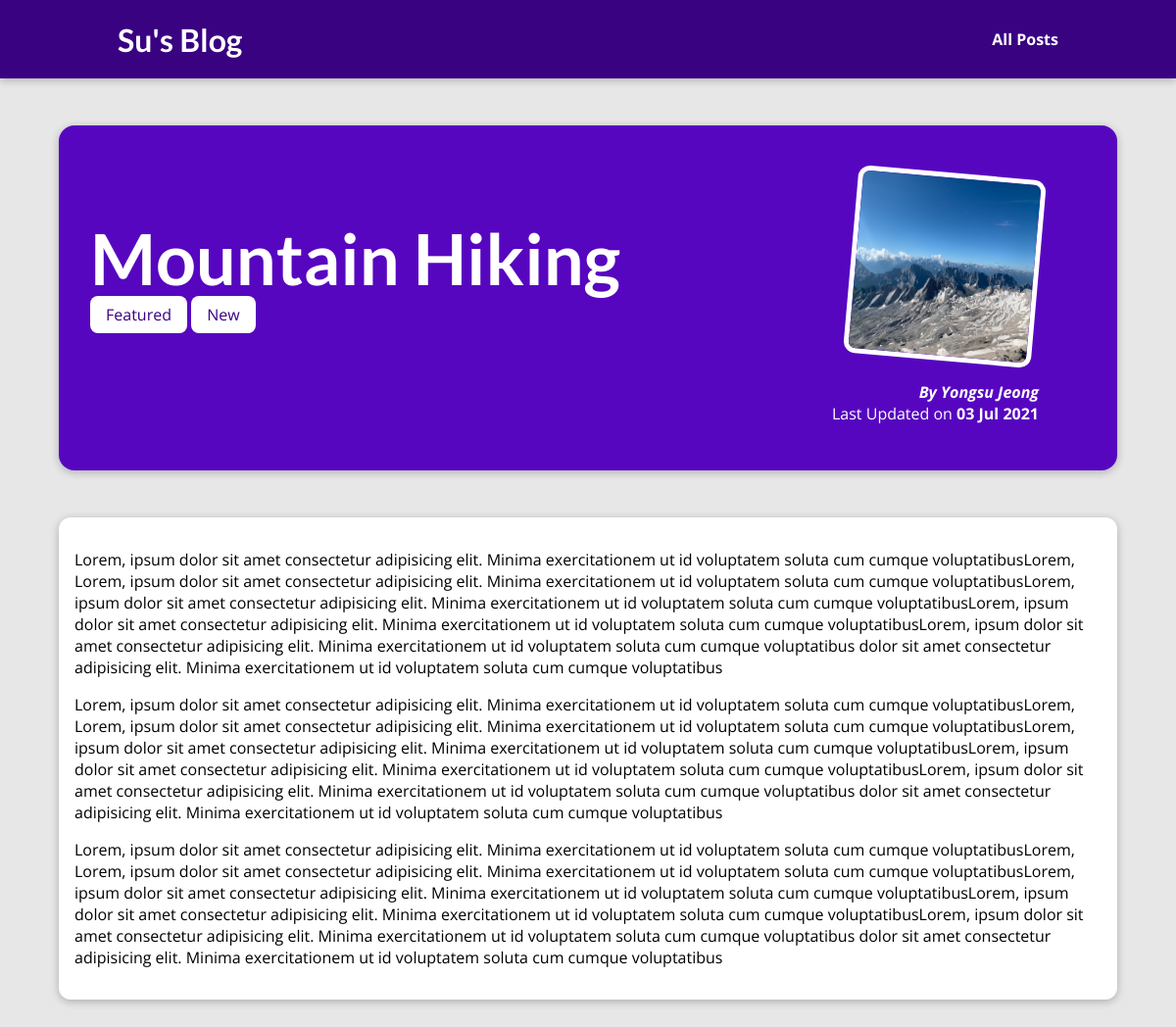
/posts/hike-in-the-mountain, run on the app's committed database.
### blog/models.py (models this page shows, shortened)
class Post(models.Model):
    title = models.CharField(max_length=150)
    excerpt = models.CharField(max_length=200)
    image_name = models.CharField(max_length=100)
    date = models.DateField(auto_now=True)
    slug = models.SlugField(unique=True, db_index=True)
    content = models.TextField(validators=[MinLengthValidator(10)])
    author = models.ForeignKey(
        Author, on_delete=models.SET_NULL, null=True, related_name="posts")
    tags = models.ManyToManyField(Tag)

class Tag(models.Model):
    caption = models.CharField(max_length=20)

class Author(models.Model):
    first_name = models.CharField(max_length=100)
    last_name = models.CharField(max_length=100)
    email_address = models.EmailField()
    def full_name(self):
        return f"{self.first_name} {self.last_name}"
    def __str__(self):
        return self.full_name()

### blog/views.py (the view)
# urls.py: path("posts/<slug:slug>", views.post_detail, name="post-detail-page") # /posts/my-post-test - SEO Friendly
def post_detail(request, slug):
    try:
        identified_post = get_object_or_404(Post, slug=slug)
        return render(request, "blog/post-detail.html", {
            "post": identified_post,
            "post_tags": identified_post.tags.all()
        })
    except:
        response_data = render_to_string("404.html")
        return HttpResponseNotFound(response_data)

### blog/templates/blog/post-detail.html (shortened to what this page needs)
{% extends "base.html" %}
{% load static %}
{% block css_files %}
    <link rel="stylesheet" href="{% static "/blog/post-detail.css" %}" />
{% endblock %}
{% block content %}
<section id="summary">
  <h2>{{ post.title }}</h2>
  <div>
    {% for tag in post_tags %}
      <span class="tag">{{ tag.caption }}</span>
    {% endfor %}
  </div>
  <article>
    <img src="{% static "blog/images/"|add:post.image_name %}" alt="{{ post.title }}">
    <address>By <a href="mailto:{{ post.author.email_address }}">{{ post.author|title }}</a></address>
    <div>Last Updated on <time>{{ post.date|date:"d M Y"}}</time></div>
  </article>
</section>
<main>
  <p>
      {{ post.content|linebreaks }}
  </p>
</main>
{% endblock %}

### templates/base.html (shortened to what this page needs)
{% load static %}
<!DOCTYPE html>
<html lang="en">
  <head>
    <link rel="stylesheet" href="{% static "app.css" %}">
    {% block css_files %}{% endblock %}
  </head>
  <body>
    <header id="main-navigation">
      <h1>
        <a href="{% url "starting-page" %}">Su's Blog</a>
      </h1>
      <nav>
        <a href="{% url "posts-page" %}">All Posts</a>
      </nav>
    </header>
    {% block content %} {% endblock %}
  </body>
</html>

### static/app.css (style rules this page uses)
* { box-sizing: border-box; }
html { font-family: "Open Sans", "Lato", sans-serif; }
body { margin: 0; }
h1, h2, h3 { font-family: "Lato", sans-serif; font-weight: bold; }
#main-navigation { width: 100%; height: 5rem; display: flex; justify-content: space-between; align-items: center; padding: 0 10%; position: absolute; top: 0; left: 0; }
#main-navigation a { text-decoration: none; color: white; font-weight: bold; }

### blog/static/blog/post-detail.css (style rules this page uses)
body { background-color: #e7e7e7; }
#main-navigation { background-color: #390281; box-shadow: 0 2px 8px rgba(0, 0, 0, 0.25); }
#summary { margin: 8rem auto 3rem auto; padding: 2rem; width: 90%; max-width: 90rem; border-radius: 16px; background-color: #5706c0; position: relative; box-shadow: 0 2px 8px rgba(0, 0, 0, 0.25); height: 22rem; }
#summary h2 { color: white; font-size: 4.5rem; margin-bottom: 0.25rem; }
#summary article { position: absolute; top: 2rem; right: 3rem; padding: 1rem 2rem; border-radius: 12px; text-align: right; color: white; }
#summary article img { width: 12rem; height: 12rem; border-radius: 12px; transform: rotateZ(5deg); border: 5px solid white; margin-bottom: 1rem; }
#summary address { font-weight: bold; }
#summary a { color: white; text-decoration: none; }
#summary time { font-weight: bold; }
main { width: 90%; max-width: 90rem; margin: 3rem auto; background-color: white; padding: 1rem; border-radius: 12px; box-shadow: 0 2px 8px rgba(0, 0, 0, 0.25); }
.tag { background-color: white; color: #390281; padding: 0.5rem 1rem; border-radius: 8px; }

### data on the page
Post: title "Mountain Hiking", image_name (picture), author "Yongsu Jeong", date "03 Jul 2021", content "Lorem, ipsum dolor sit amet consectetur adipisicing elit. Minima exercitationem ut id voluptatem soluta cum cumque voluptatibusLorem, Lorem, ipsum dolor sit amet consectetur adipisicing elit. Minima exercitationem ut id voluptatem soluta cum cumque voluptatibusLorem, ipsum dolor sit amet consectetur adipisicing elit. Minima exercitationem ut id voluptatem soluta cum cumque voluptatibusLorem, ipsum dolor sit amet consectetur adipisicing elit. Minima exercitationem ut id voluptatem soluta cum cumque voluptatibusLorem, ipsum dolor sit amet consectetur adipisicing elit. Minima exercitationem ut id voluptatem soluta cum cumque voluptatibus dolor sit amet consectetur adipisicing elit. Minima…"
Tag: caption "Featured"
Tag: caption "New"
